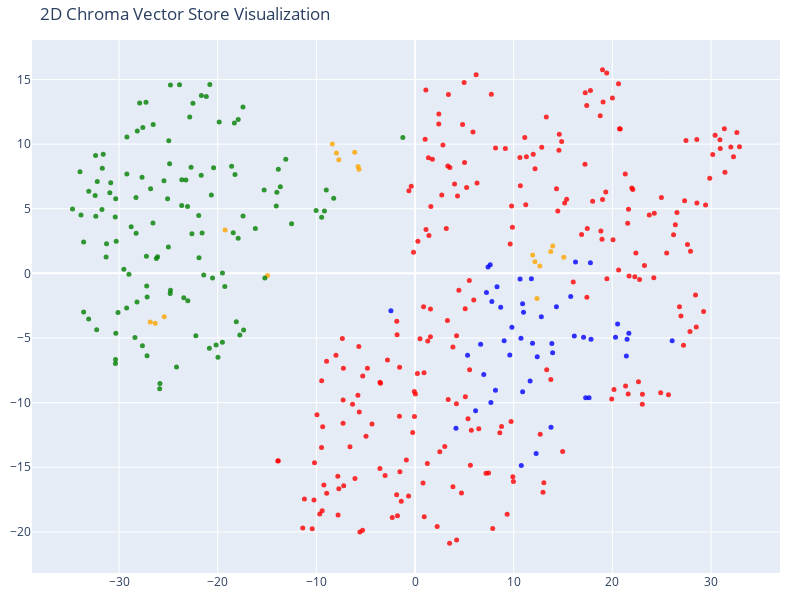

Here is the notebook cell this chart was saved with:
### Code cell
tsne = TSNE(n_components=2, random_state=42)
reduced_vectors = tsne.fit_transform(vectors)

# Create a scatter plot
fig = go.Figure(data=[go.Scatter(
    x=reduced_vectors[:, 0],
    y=reduced_vectors[:, 1],
    mode='markers',
    marker=dict(size=5, color=colors, opacity=0.8),
    text=[f"Type: {t}<br>Text: {d[:100]}..." for t, d in zip(doc_types, documents)],
    hoverinfo='text'
)])

fig.update_layout(title='2D Chroma Vector Store Visualization',
    scene=dict(xaxis_title='x',yaxis_title='y'),
    width=800,
    height=600,
    margin=dict(r=20, b=10, l=10, t=40)
)

fig.show()

### Figure 1 — Plotly figure (JSON) as saved in the notebook; plotly's stock layout.template omitted (floating-point values rounded to 4 significant figures; data arrays with more than 128 entries replaced by an {"elided": "..."} marker saying what was removed)
{"data": [{"hoverinfo": "text", "marker": {"color": {"elided": "413 str values"}, "opacity": 0.8, "size": 5}, "mode": "markers", "text": {"elided": "413 str values"}, "type": "scatter", "x": {"elided": "413 float values"}, "y": {"elided": "413 float values"}}], "layout": {"height": 600, "margin": {"b": 10, "l": 10, "r": 20, "t": 40}, "scene": {"xaxis": {"title": {"text": "x"}}, "yaxis": {"title": {"text": "y"}}}, "title": {"text": "2D Chroma Vector Store Visualization"}, "width": 800}}
